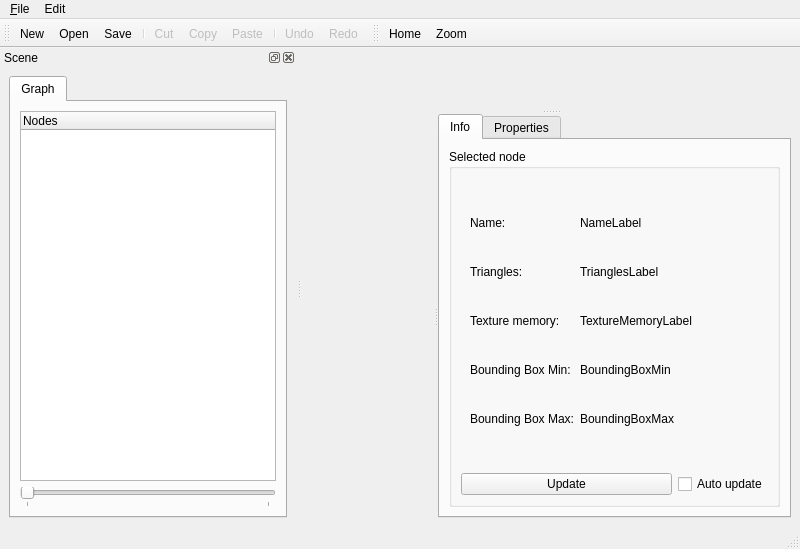
<ui version="4.0" >
 <class>MainWindow</class>
 <widget class="QMainWindow" name="MainWindow" >
  <property name="geometry" >
   <rect>
    <x>0</x>
    <y>0</y>
    <width>800</width>
    <height>549</height>
   </rect>
  </property>
  <property name="windowTitle" >
   <string>SceneEdit</string>
  </property>
  <property name="animated" >
   <bool>false</bool>
  </property>
  <widget class="QWidget" name="m_centralwidget" >
   <layout class="QVBoxLayout" >
    <item>
     <widget class="QSplitter" name="splitter" >
      <property name="orientation" >
       <enum>Qt::Vertical</enum>
      </property>
      <widget class="QWidget" native="1" name="widget" />
      <widget class="QWidget" native="1" name="widget_2" >
       <layout class="QHBoxLayout" >
        <item>
         <widget class="QSplitter" name="splitter_2" >
          <property name="orientation" >
           <enum>Qt::Horizontal</enum>
          </property>
          <widget class="PythonShell" native="1" name="_pythonShell" />
          <widget class="QTabWidget" name="tabWidget_2" >
           <property name="minimumSize" >
            <size>
             <width>200</width>
             <height>0</height>
            </size>
           </property>
           <property name="currentIndex" >
            <number>0</number>
           </property>
           <widget class="QWidget" name="tab_3" >
            <attribute name="title" >
             <string>Info</string>
            </attribute>
            <layout class="QVBoxLayout" >
             <item>
              <widget class="QGroupBox" name="groupBox" >
               <property name="title" >
                <string>Selected node</string>
               </property>
               <layout class="QVBoxLayout" >
                <item>
                 <widget class="QWidget" native="1" name="widget_3" >
                  <layout class="QGridLayout" >
                   <item row="0" column="0" >
                    <widget class="QLabel" name="label" >
                     <property name="sizePolicy" >
                      <sizepolicy vsizetype="Fixed" hsizetype="Fixed" >
                       <horstretch>0</horstretch>
                       <verstretch>0</verstretch>
                      </sizepolicy>
                     </property>
                     <property name="minimumSize" >
                      <size>
                       <width>92</width>
                       <height>0</height>
                      </size>
                     </property>
                     <property name="text" >
                      <string>Name:</string>
                     </property>
                    </widget>
                   </item>
                   <item row="0" column="1" >
                    <widget class="QLabel" name="_nameLabel" >
                     <property name="sizePolicy" >
                      <sizepolicy vsizetype="Fixed" hsizetype="Expanding" >
                       <horstretch>0</horstretch>
                       <verstretch>0</verstretch>
                      </sizepolicy>
                     </property>
                     <property name="text" >
                      <string>NameLabel</string>
                     </property>
                    </widget>
                   </item>
                   <item row="1" column="0" >
                    <widget class="QLabel" name="label_2" >
                     <property name="sizePolicy" >
                      <sizepolicy vsizetype="Fixed" hsizetype="Fixed" >
                       <horstretch>0</horstretch>
                       <verstretch>0</verstretch>
                      </sizepolicy>
                     </property>
                     <property name="minimumSize" >
                      <size>
                       <width>92</width>
                       <height>0</height>
                      </size>
                     </property>
                     <property name="text" >
                      <string>Triangles:</string>
                     </property>
                    </widget>
                   </item>
                   <item row="1" column="1" >
                    <widget class="QLabel" name="_trianglesLabel" >
                     <property name="sizePolicy" >
                      <sizepolicy vsizetype="Fixed" hsizetype="Expanding" >
                       <horstretch>0</horstretch>
                       <verstretch>0</verstretch>
                      </sizepolicy>
                     </property>
                     <property name="text" >
                      <string>TrianglesLabel</string>
                     </property>
                    </widget>
                   </item>
                   <item row="2" column="0" >
                    <widget class="QLabel" name="label_3" >
                     <property name="sizePolicy" >
                      <sizepolicy vsizetype="Fixed" hsizetype="Fixed" >
                       <horstretch>0</horstretch>
                       <verstretch>0</verstretch>
                      </sizepolicy>
                     </property>
                     <property name="minimumSize" >
                      <size>
                       <width>92</width>
                       <height>0</height>
                      </size>
                     </property>
                     <property name="text" >
                      <string>Texture memory:</string>
                     </property>
                    </widget>
                   </item>
                   <item row="2" column="1" >
                    <widget class="QLabel" name="_textureMemoryLabel" >
                     <property name="sizePolicy" >
                      <sizepolicy vsizetype="Fixed" hsizetype="Expanding" >
                       <horstretch>0</horstretch>
                       <verstretch>0</verstretch>
                      </sizepolicy>
                     </property>
                     <property name="text" >
                      <string>TextureMemoryLabel</string>
                     </property>
                    </widget>
                   </item>
                   <item row="3" column="0" >
                    <widget class="QLabel" name="label_4" >
                     <property name="sizePolicy" >
                      <sizepolicy vsizetype="Fixed" hsizetype="Fixed" >
                       <horstretch>0</horstretch>
                       <verstretch>0</verstretch>
                      </sizepolicy>
                     </property>
                     <property name="minimumSize" >
                      <size>
                       <width>92</width>
                       <height>0</height>
                      </size>
                     </property>
                     <property name="text" >
                      <string>Bounding Box Min:</string>
                     </property>
                    </widget>
                   </item>
                   <item row="3" column="1" >
                    <widget class="QLabel" name="_boundingBoxMinLabel" >
                     <property name="sizePolicy" >
                      <sizepolicy vsizetype="Fixed" hsizetype="Expanding" >
                       <horstretch>0</horstretch>
                       <verstretch>0</verstretch>
                      </sizepolicy>
                     </property>
                     <property name="text" >
                      <string>BoundingBoxMin</string>
                     </property>
                    </widget>
                   </item>
                   <item row="4" column="0" >
                    <widget class="QLabel" name="label_5" >
                     <property name="sizePolicy" >
                      <sizepolicy vsizetype="Fixed" hsizetype="Fixed" >
                       <horstretch>0</horstretch>
                       <verstretch>0</verstretch>
                      </sizepolicy>
                     </property>
                     <property name="minimumSize" >
                      <size>
                       <width>92</width>
                       <height>0</height>
                      </size>
                     </property>
                     <property name="text" >
                      <string>Bounding Box Max:</string>
                     </property>
                    </widget>
                   </item>
                   <item row="4" column="1" >
                    <widget class="QLabel" name="_boundingBoxMaxLabel" >
                     <property name="sizePolicy" >
                      <sizepolicy vsizetype="Fixed" hsizetype="Expanding" >
                       <horstretch>0</horstretch>
                       <verstretch>0</verstretch>
                      </sizepolicy>
                     </property>
                     <property name="text" >
                      <string>BoundingBoxMax</string>
                     </property>
                    </widget>
                   </item>
                  </layout>
                 </widget>
                </item>
                <item>
                 <layout class="QHBoxLayout" >
                  <item>
                   <widget class="QPushButton" name="_updateBtn" >
                    <property name="sizePolicy" >
                     <sizepolicy vsizetype="Fixed" hsizetype="Expanding" >
                      <horstretch>0</horstretch>
                      <verstretch>0</verstretch>
                     </sizepolicy>
                    </property>
                    <property name="text" >
                     <string>Update</string>
                    </property>
                   </widget>
                  </item>
                  <item>
                   <widget class="QCheckBox" name="_autoUpdateCB" >
                    <property name="text" >
                     <string>Auto update</string>
                    </property>
                   </widget>
                  </item>
                 </layout>
                </item>
               </layout>
              </widget>
             </item>
            </layout>
           </widget>
           <widget class="QWidget" name="tab_4" >
            <attribute name="title" >
             <string>Properties</string>
            </attribute>
            <layout class="QVBoxLayout" >
             <property name="spacing" >
              <number>0</number>
             </property>
             <property name="leftMargin" >
              <number>0</number>
             </property>
             <property name="topMargin" >
              <number>0</number>
             </property>
             <property name="rightMargin" >
              <number>0</number>
             </property>
             <property name="bottomMargin" >
              <number>0</number>
             </property>
             <item>
              <widget class="QWidget" native="1" name="_peContainer" >
               <property name="sizePolicy" >
                <sizepolicy vsizetype="Expanding" hsizetype="Expanding" >
                 <horstretch>0</horstretch>
                 <verstretch>0</verstretch>
                </sizepolicy>
               </property>
              </widget>
             </item>
            </layout>
           </widget>
          </widget>
         </widget>
        </item>
       </layout>
      </widget>
     </widget>
    </item>
   </layout>
  </widget>
  <widget class="QMenuBar" name="m_menuBar" >
   <property name="geometry" >
    <rect>
     <x>0</x>
     <y>0</y>
     <width>800</width>
     <height>21</height>
    </rect>
   </property>
   <widget class="QMenu" name="menu_File" >
    <property name="tearOffEnabled" >
     <bool>true</bool>
    </property>
    <property name="title" >
     <string>&amp;File</string>
    </property>
    <addaction name="actionNew" />
    <addaction name="actionOpen" />
    <addaction name="separator" />
    <addaction name="actionSave" />
    <addaction name="actionSaveAs" />
    <addaction name="separator" />
    <addaction name="actionExit" />
   </widget>
   <widget class="QMenu" name="menuEdit" >
    <property name="tearOffEnabled" >
     <bool>true</bool>
    </property>
    <property name="title" >
     <string>Edit</string>
    </property>
    <addaction name="actionUndo" />
    <addaction name="actionRedo" />
    <addaction name="separator" />
    <addaction name="actionCut" />
    <addaction name="actionCopy" />
    <addaction name="actionPaste" />
   </widget>
   <addaction name="menu_File" />
   <addaction name="menuEdit" />
  </widget>
  <widget class="QStatusBar" name="m_statusBar" />
  <widget class="QDockWidget" name="_treeDock" >
   <property name="allowedAreas" >
    <set>Qt::LeftDockWidgetArea|Qt::NoDockWidgetArea|Qt::RightDockWidgetArea</set>
   </property>
   <property name="windowTitle" >
    <string>Scene</string>
   </property>
   <attribute name="dockWidgetArea" >
    <number>1</number>
   </attribute>
   <widget class="QWidget" name="dockWidgetContents" >
    <layout class="QVBoxLayout" >
     <property name="spacing" >
      <number>6</number>
     </property>
     <property name="leftMargin" >
      <number>9</number>
     </property>
     <property name="topMargin" >
      <number>9</number>
     </property>
     <property name="rightMargin" >
      <number>9</number>
     </property>
     <property name="bottomMargin" >
      <number>9</number>
     </property>
     <item>
      <widget class="QTabWidget" name="tabWidget" >
       <property name="tabPosition" >
        <enum>QTabWidget::North</enum>
       </property>
       <property name="tabShape" >
        <enum>QTabWidget::Rounded</enum>
       </property>
       <property name="currentIndex" >
        <number>0</number>
       </property>
       <property name="elideMode" >
        <enum>Qt::ElideNone</enum>
       </property>
       <widget class="QWidget" name="tab" >
        <attribute name="title" >
         <string>Graph</string>
        </attribute>
        <layout class="QVBoxLayout" >
         <property name="spacing" >
          <number>6</number>
         </property>
         <property name="leftMargin" >
          <number>9</number>
         </property>
         <property name="topMargin" >
          <number>9</number>
         </property>
         <property name="rightMargin" >
          <number>9</number>
         </property>
         <property name="bottomMargin" >
          <number>9</number>
         </property>
         <item>
          <widget class="QTreeWidget" name="_treeWidget" >
           <property name="selectionMode" >
            <enum>QAbstractItemView::ExtendedSelection</enum>
           </property>
           <property name="selectionBehavior" >
            <enum>QAbstractItemView::SelectItems</enum>
           </property>
           <property name="columnCount" >
            <number>1</number>
           </property>
           <column>
            <property name="text" >
             <string>Nodes</string>
            </property>
           </column>
          </widget>
         </item>
         <item>
          <widget class="QSlider" name="_treeSlider" >
           <property name="maximum" >
            <number>1</number>
           </property>
           <property name="orientation" >
            <enum>Qt::Horizontal</enum>
           </property>
           <property name="tickPosition" >
            <enum>QSlider::TicksBelow</enum>
           </property>
           <property name="tickInterval" >
            <number>0</number>
           </property>
          </widget>
         </item>
        </layout>
       </widget>
      </widget>
     </item>
    </layout>
   </widget>
  </widget>
  <widget class="QToolBar" name="_standardBar" >
   <property name="windowTitle" >
    <string>toolBar</string>
   </property>
   <property name="orientation" >
    <enum>Qt::Horizontal</enum>
   </property>
   <attribute name="toolBarArea" >
    <enum>TopToolBarArea</enum>
   </attribute>
   <attribute name="toolBarBreak" >
    <bool>false</bool>
   </attribute>
   <addaction name="actionNew" />
   <addaction name="actionOpen" />
   <addaction name="actionSave" />
   <addaction name="separator" />
   <addaction name="actionCut" />
   <addaction name="actionCopy" />
   <addaction name="actionPaste" />
   <addaction name="separator" />
   <addaction name="actionUndo" />
   <addaction name="actionRedo" />
  </widget>
  <widget class="QToolBar" name="_navigationBar" >
   <property name="windowTitle" >
    <string>toolBar_2</string>
   </property>
   <property name="orientation" >
    <enum>Qt::Horizontal</enum>
   </property>
   <property name="iconSize" >
    <size>
     <width>22</width>
     <height>22</height>
    </size>
   </property>
   <attribute name="toolBarArea" >
    <enum>TopToolBarArea</enum>
   </attribute>
   <attribute name="toolBarBreak" >
    <bool>false</bool>
   </attribute>
   <addaction name="actionHome" />
   <addaction name="actionZoom" />
  </widget>
  <action name="actionNew" >
   <property name="icon" >
    <iconset resource="../resources.qrc" >:/icons/Toolbar/32x32/filenew.png</iconset>
   </property>
   <property name="text" >
    <string>New</string>
   </property>
  </action>
  <action name="actionOpen" >
   <property name="icon" >
    <iconset resource="../resources.qrc" >:/icons/Toolbar/32x32/fileopen.png</iconset>
   </property>
   <property name="text" >
    <string>Open</string>
   </property>
   <property name="shortcut" >
    <string>Ctrl+O</string>
   </property>
  </action>
  <action name="actionSave" >
   <property name="icon" >
    <iconset resource="../resources.qrc" >:/icons/Toolbar/32x32/filesave.png</iconset>
   </property>
   <property name="text" >
    <string>Save</string>
   </property>
   <property name="shortcut" >
    <string>Ctrl+S</string>
   </property>
  </action>
  <action name="actionSaveAs" >
   <property name="enabled" >
    <bool>true</bool>
   </property>
   <property name="icon" >
    <iconset resource="../resources.qrc" >:/icons/Toolbar/32x32/filesaveas.png</iconset>
   </property>
   <property name="text" >
    <string>Save As</string>
   </property>
  </action>
  <action name="actionExit" >
   <property name="icon" >
    <iconset resource="../resources.qrc" >:/icons/Toolbar/32x32/exit.png</iconset>
   </property>
   <property name="text" >
    <string>Exit</string>
   </property>
  </action>
  <action name="actionUndo" >
   <property name="enabled" >
    <bool>false</bool>
   </property>
   <property name="icon" >
    <iconset resource="../resources.qrc" >:/icons/Toolbar/32x32/undo.png</iconset>
   </property>
   <property name="text" >
    <string>Undo</string>
   </property>
  </action>
  <action name="actionRedo" >
   <property name="enabled" >
    <bool>false</bool>
   </property>
   <property name="icon" >
    <iconset resource="../resources.qrc" >:/icons/Toolbar/32x32/redo.png</iconset>
   </property>
   <property name="text" >
    <string>Redo</string>
   </property>
  </action>
  <action name="actionCut" >
   <property name="enabled" >
    <bool>false</bool>
   </property>
   <property name="icon" >
    <iconset resource="../resources.qrc" >:/icons/Toolbar/32x32/editcut.png</iconset>
   </property>
   <property name="text" >
    <string>Cut</string>
   </property>
  </action>
  <action name="actionCopy" >
   <property name="enabled" >
    <bool>false</bool>
   </property>
   <property name="icon" >
    <iconset resource="../resources.qrc" >:/icons/Toolbar/32x32/editcopy.png</iconset>
   </property>
   <property name="text" >
    <string>Copy</string>
   </property>
  </action>
  <action name="actionPaste" >
   <property name="enabled" >
    <bool>false</bool>
   </property>
   <property name="icon" >
    <iconset resource="../resources.qrc" >:/icons/Toolbar/32x32/editpaste.png</iconset>
   </property>
   <property name="text" >
    <string>Paste</string>
   </property>
  </action>
  <action name="actionHome" >
   <property name="icon" >
    <iconset resource="../resources.qrc" >:/icons/Toolbar/22x22/Icon57.png</iconset>
   </property>
   <property name="text" >
    <string>Home</string>
   </property>
  </action>
  <action name="actionZoom" >
   <property name="icon" >
    <iconset resource="../resources.qrc" >:/icons/Toolbar/22x22/Icon58.png</iconset>
   </property>
   <property name="text" >
    <string>Zoom</string>
   </property>
  </action>
 </widget>
 <customwidgets>
  <customwidget>
   <class>PythonShell</class>
   <extends>QWidget</extends>
   <header>PythonShell.h</header>
   <container>1</container>
  </customwidget>
 </customwidgets>
 <resources>
  <include location="../resources.qrc" />
 </resources>
 <connections>
  <connection>
   <sender>_treeSlider</sender>
   <signal>valueChanged(int)</signal>
   <receiver>_treeWidget</receiver>
   <slot>expandToDepth(int)</slot>
   <hints>
    <hint type="sourcelabel" >
     <x>161</x>
     <y>490</y>
    </hint>
    <hint type="destinationlabel" >
     <x>166</x>
     <y>327</y>
    </hint>
   </hints>
  </connection>
 </connections>
</ui>
